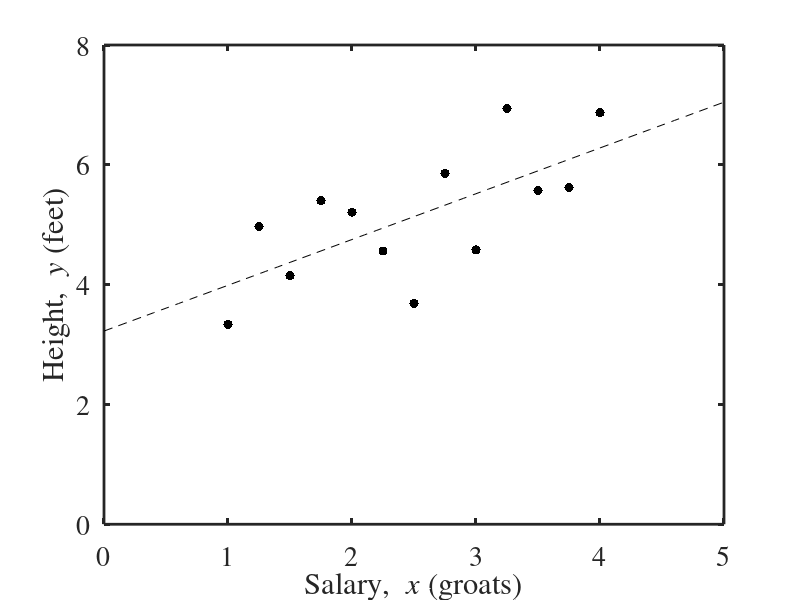

MATLAB code to generate this figure:
% File: Ch2MatLab.m.

% load data
x=[1.00 1.25 1.50 1.75 2.00 2.25 2.50 2.75 3.00 3.25 3.50 3.75 4.00]';
y=[3.34 4.97 4.15 5.40 5.21 4.56 3.69 5.86 4.58 6.94 5.57 5.62 6.87]';


n = length(y); % number of data points.

% Estimate slope.
xmean = mean(x);
ymean = mean(y);
numerator = sum( (x-xmean) .* (y-ymean) ) / n;
denominator = sum( (x-xmean).^2 ) / n;
b1 = numerator/denominator; % slope

% Estimate intercept.
b0 = ymean - b1*xmean;

fprintf('Slope = %.3f\n',b1);        % 0.764
fprintf('Intercept = %.3f\n',b0);   % 3.225

% Plot best fitting line through data.
xforline = 0:0.1:6;
yhatforline = b1.*xforline + b0; % points on line.

% Plot fitted line xest (=xhat in text) and data points.
figure(1); clf; hold on;
plot(xforline,yhatforline,'k--'); % plot best fitting line.
plot(x,y, 'k.', 'MarkerSize',20); % plot data.
set(gca,'Linewidth',2); 
set(gca,'FontSize',20);
xlabel('Salary, {\it x} (groats)');
ylabel('Height, {\it y} (feet)');
set(gca,'XLim',[0 5],'FontName','Times');
set(gca,'YLim',[0 8],'FontName','Times');
box on;
